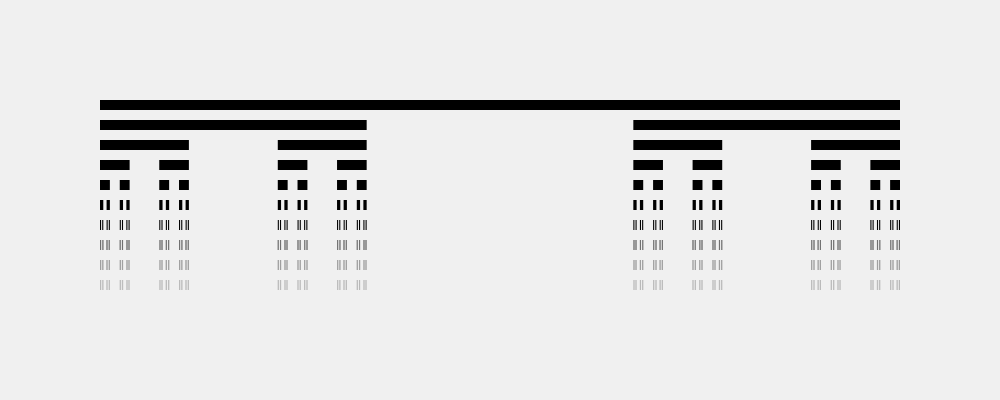
Frame 1 (no input)
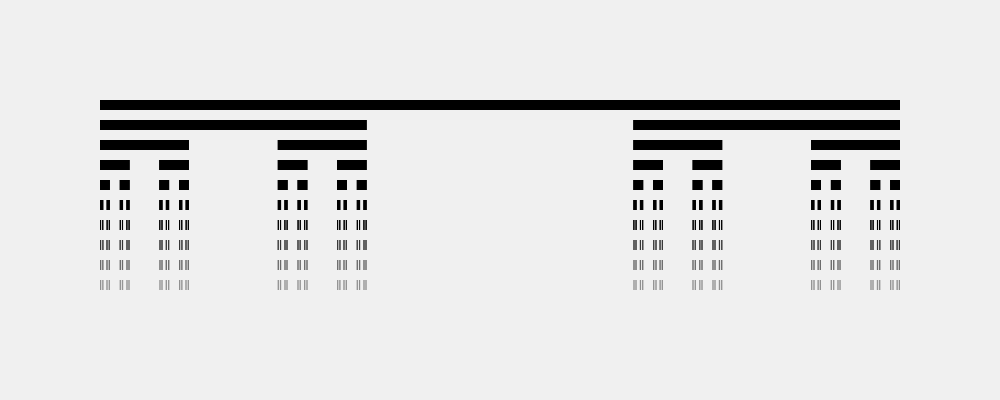
Frame 2 (the mouse pressed at the canvas centre, redrawn once)

The Processing sketch that drew these frames (run headless with seeded random() and noise(); the mouse was pressed at the canvas centre and the sketch redrawn once):

// Processing sketch: cantor
// ── cantor.pde
/* Cantor set */
void setup() {
    size(1000, 400);
    background(240);
    noLoop();
    noStroke();
    fill(0);
}

void draw() {
    final float d = 100;
    cantorset(d, width-d, d, 10);
}

void cantorset(float lx, float rx, float y, int n) {
    if ( n <= 0 ) {
        return ;
    }

    final float dh = 10.0;
    float len = rx - lx;

    rect(lx, y, len, dh);
    cantorset(lx      , lx+len/3, y+2*dh, n-1);
    cantorset(rx-len/3, rx      , y+2*dh, n-1);
}
